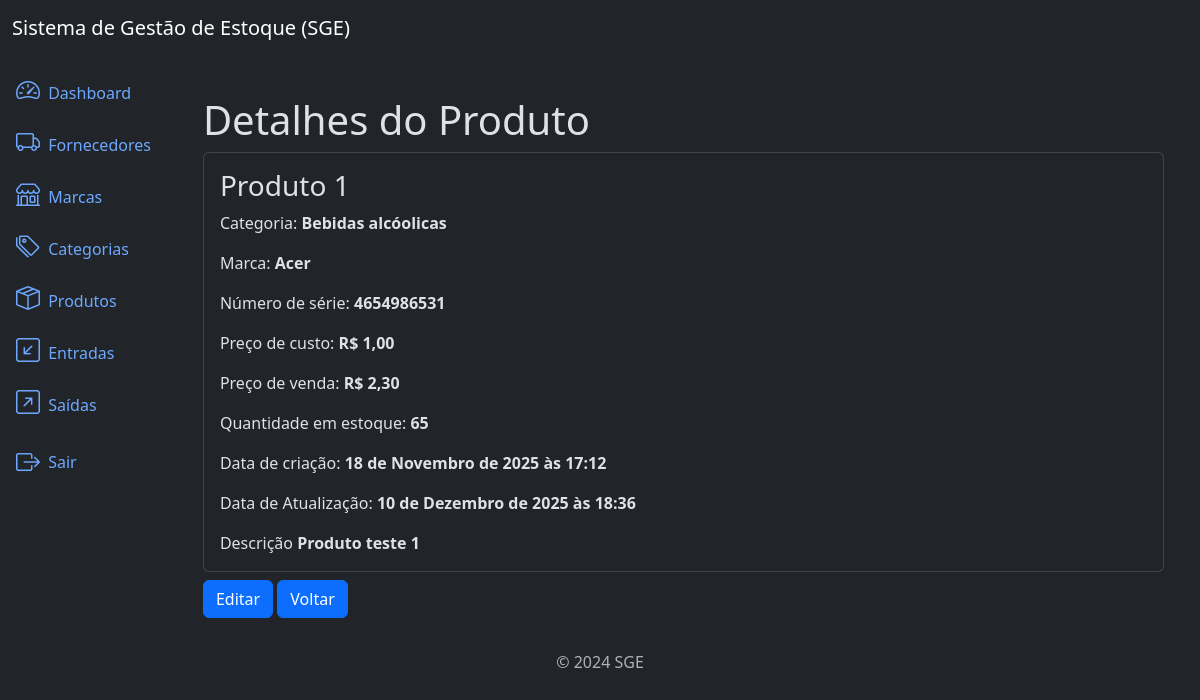
/products/4/detail/ (signed in), run on the app's committed database.
### products/models.py (models this page shows, shortened)
class Product(models.Model):
    title = models.CharField(max_length=400)
    category = models.ForeignKey(Category, on_delete=models.PROTECT,
                related_name='products')
    brand = models.ForeignKey(Brand, on_delete=models.PROTECT,
            related_name='products')
    description = models.TextField(max_length=10000, blank=True, null=True)
    serie_number = models.CharField(max_length=200, null=True, blank=True)
    cost_price = models.DecimalField(max_digits=20, decimal_places=2)
    selling_price = models.DecimalField(max_digits=20, decimal_places=2)
    quantity = models.IntegerField(default=0)
    created_at = models.DateTimeField(auto_now_add=True)
    updated_at = models.DateTimeField(auto_now=True)
    class Meta:
        ordering = ['title']

### category/models.py (models this page shows)
class Category(models.Model):
    name = models.CharField(max_length=300)
    description = models.TextField(null=True, blank=True)
    created_at = models.DateTimeField(auto_now_add=True)
    updated_at = models.DateTimeField(auto_now=True)
    class Meta:
        ordering = ['name']
    def __str__(self):
        return self.name

### brands/models.py (models this page shows)
class Brand(models.Model):
    name = models.CharField(max_length=300)
    description = models.TextField(null=True, blank=True)
    created_at = models.DateTimeField(auto_now_add=True)
    updated_at = models.DateTimeField(auto_now=True)
    class Meta:
        ordering = ['name']
    def __str__(self):
        return self.name

### products/views.py (the view)
# urls.py: path('products/<int:pk>/detail/', views.ProductDetail.as_view(), \
class ProductDetail(LoginRequiredMixin, PermissionRequiredMixin, DetailView):
    model = models.Product
    template_name = 'product_details.html'
    context_object_name = 'product'
    permission_required = 'products.view_product'

### products/templates/product_details.html
{% extends "base.html" %}
{% block content %}
<div class='container mt-4'>
    <h3 class='display-6'>Detalhes do Produto</h3>
    <div class='card'>
        <div class='card-body'>
            <h3 class='card-title'>{{ object.title}}</h3>
            <p class='card-text'>
                Categoria: <strong>{{ object.category}}</strong>
            </p>
            <p class='card-text'>
                Marca: <strong>{{ object.brand}}</strong>
            </p>
            <p class='card-text'>
                Número de série: <strong>{{ object.serie_number}}</strong>
            </p>
            <p class='card-text'>
                Preço de custo: <strong>R$ {{ object.cost_price}}</strong>
            </p>
            <p class='card-text'>
                Preço de venda: <strong>R$ {{ object.selling_price}}</strong>
            </p>
            <p class='card-text'>
                Quantidade em estoque: <strong>{{ object.quantity}}</strong>
            </p>
            <p class='card-text'>
                Data de criação: <strong>{{ object.created_at}}</strong>
            </p>
            <p class='card-text'>
                Data de Atualização: <strong>{{ object.updated_at}}</strong>
            </p>
            <p class='card-text'>
                Descrição <strong>{{ object.description}}</strong>
            </p>
        </div>
    </div>
    {% if perms.products.change_product %}
    <a href="{% url "product_update" product.pk %}" class='btn btn-primary mt-2'>
    Editar
    </a>
    {% endif %}
    <a href="{% url "product_list" %}" class='btn btn-primary mt-2'>
    Voltar
    </a>
</div>
{% endblock content %}

### data on the page
Product: title "Produto 1", category "Bebidas alcóolicas", brand "Acer", serie_number "4654986531", cost_price "1,00", selling_price "2,30", quantity "65", created_at "18 de Novembro de 2025 às 17:12", updated_at "10 de Dezembro de 2025 às 18:36", description "Produto teste 1"
